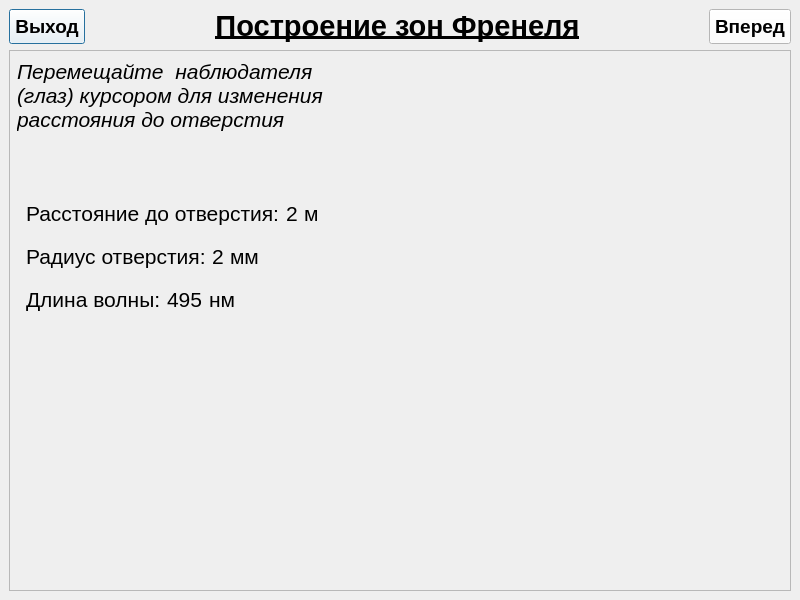
<?xml version="1.0" encoding="UTF-8"?>
<ui version="4.0">
 <class>IntroWindow</class>
 <widget class="QMainWindow" name="IntroWindow">
  <property name="geometry">
   <rect>
    <x>0</x>
    <y>0</y>
    <width>800</width>
    <height>600</height>
   </rect>
  </property>
  <property name="windowTitle">
   <string>MainWindow</string>
  </property>
  <widget class="QWidget" name="centralwidget">
   <layout class="QVBoxLayout" name="verticalLayout">
    <item>
     <widget class="QWidget" name="widget" native="true">
      <property name="sizePolicy">
       <sizepolicy hsizetype="Preferred" vsizetype="Fixed">
        <horstretch>0</horstretch>
        <verstretch>0</verstretch>
       </sizepolicy>
      </property>
      <layout class="QHBoxLayout" name="horizontalLayout_4">
       <property name="spacing">
        <number>0</number>
       </property>
       <property name="leftMargin">
        <number>0</number>
       </property>
       <property name="topMargin">
        <number>0</number>
       </property>
       <property name="rightMargin">
        <number>0</number>
       </property>
       <property name="bottomMargin">
        <number>0</number>
       </property>
       <item alignment="Qt::AlignLeft">
        <widget class="FontScalablePushButton" name="pushButton_Back">
         <property name="sizePolicy">
          <sizepolicy hsizetype="Preferred" vsizetype="Expanding">
           <horstretch>0</horstretch>
           <verstretch>0</verstretch>
          </sizepolicy>
         </property>
         <property name="minimumSize">
          <size>
           <width>0</width>
           <height>0</height>
          </size>
         </property>
         <property name="font">
          <font>
           <family>Arial</family>
           <pointsize>14</pointsize>
           <weight>75</weight>
           <bold>true</bold>
          </font>
         </property>
         <property name="styleSheet">
          <string notr="true">background-color:white;
padding-top:5%;
padding-bottom:5%;
padding-left:5%;
padding-right:5%</string>
         </property>
         <property name="text">
          <string>Выход</string>
         </property>
         <property name="autoDefault">
          <bool>false</bool>
         </property>
         <property name="default">
          <bool>true</bool>
         </property>
         <property name="flat">
          <bool>false</bool>
         </property>
        </widget>
       </item>
       <item>
        <spacer name="horizontalSpacer_2">
         <property name="orientation">
          <enum>Qt::Horizontal</enum>
         </property>
         <property name="sizeHint" stdset="0">
          <size>
           <width>40</width>
           <height>20</height>
          </size>
         </property>
        </spacer>
       </item>
       <item alignment="Qt::AlignHCenter|Qt::AlignVCenter">
        <widget class="FontScalableLabel" name="label">
         <property name="maximumSize">
          <size>
           <width>16777215</width>
           <height>50</height>
          </size>
         </property>
         <property name="font">
          <font>
           <family>Arial</family>
           <pointsize>22</pointsize>
           <weight>75</weight>
           <bold>true</bold>
           <underline>true</underline>
          </font>
         </property>
         <property name="text">
          <string>Построение зон Френеля</string>
         </property>
         <property name="alignment">
          <set>Qt::AlignCenter</set>
         </property>
        </widget>
       </item>
       <item>
        <spacer name="horizontalSpacer">
         <property name="orientation">
          <enum>Qt::Horizontal</enum>
         </property>
         <property name="sizeHint" stdset="0">
          <size>
           <width>40</width>
           <height>20</height>
          </size>
         </property>
        </spacer>
       </item>
       <item>
        <widget class="FontScalablePushButton" name="pushButton_Next">
         <property name="sizePolicy">
          <sizepolicy hsizetype="Preferred" vsizetype="Expanding">
           <horstretch>0</horstretch>
           <verstretch>0</verstretch>
          </sizepolicy>
         </property>
         <property name="minimumSize">
          <size>
           <width>0</width>
           <height>0</height>
          </size>
         </property>
         <property name="font">
          <font>
           <family>Arial</family>
           <pointsize>14</pointsize>
           <weight>75</weight>
           <bold>true</bold>
          </font>
         </property>
         <property name="styleSheet">
          <string notr="true">background-color:white;
padding-top:5%;
padding-bottom:5%;
padding-left:5%;
padding-right:5%</string>
         </property>
         <property name="text">
          <string>Вперед</string>
         </property>
         <property name="flat">
          <bool>false</bool>
         </property>
        </widget>
       </item>
      </layout>
     </widget>
    </item>
    <item>
     <widget class="QFrame" name="frame">
      <property name="frameShape">
       <enum>QFrame::StyledPanel</enum>
      </property>
      <property name="frameShadow">
       <enum>QFrame::Raised</enum>
      </property>
      <layout class="QGridLayout" name="gridLayout" columnstretch="1,2">
       <property name="leftMargin">
        <number>7</number>
       </property>
       <property name="topMargin">
        <number>8</number>
       </property>
       <property name="rightMargin">
        <number>0</number>
       </property>
       <property name="bottomMargin">
        <number>0</number>
       </property>
       <property name="spacing">
        <number>8</number>
       </property>
       <item row="2" column="0">
        <widget class="ZonesGraph" name="widget_zonesGraph" native="true"/>
       </item>
       <item row="0" column="1">
        <widget class="IntensityPlot" name="widget_intensityPlot" native="true"/>
       </item>
       <item row="0" column="0">
        <layout class="QVBoxLayout" name="verticalLayout_2">
         <property name="spacing">
          <number>0</number>
         </property>
         <property name="sizeConstraint">
          <enum>QLayout::SetDefaultConstraint</enum>
         </property>
         <item>
          <widget class="FontScalableLabel" name="label_2">
           <property name="font">
            <font>
             <family>Arial</family>
             <pointsize>16</pointsize>
             <weight>50</weight>
             <italic>true</italic>
             <bold>false</bold>
            </font>
           </property>
           <property name="text">
            <string>Перемещайте  наблюдателя (глаз) курсором для изменения расстояния до отверстия</string>
           </property>
           <property name="alignment">
            <set>Qt::AlignLeading|Qt::AlignLeft|Qt::AlignTop</set>
           </property>
           <property name="wordWrap">
            <bool>true</bool>
           </property>
          </widget>
         </item>
         <item>
          <widget class="QFrame" name="frame_6">
           <property name="sizePolicy">
            <sizepolicy hsizetype="Preferred" vsizetype="Fixed">
             <horstretch>0</horstretch>
             <verstretch>0</verstretch>
            </sizepolicy>
           </property>
           <property name="frameShape">
            <enum>QFrame::NoFrame</enum>
           </property>
           <property name="frameShadow">
            <enum>QFrame::Raised</enum>
           </property>
           <layout class="QHBoxLayout" name="horizontalLayout_7">
            <item>
             <widget class="FontScalableLabel" name="label_12">
              <property name="sizePolicy">
               <sizepolicy hsizetype="Fixed" vsizetype="Fixed">
                <horstretch>0</horstretch>
                <verstretch>0</verstretch>
               </sizepolicy>
              </property>
              <property name="font">
               <font>
                <family>Arial</family>
                <pointsize>16</pointsize>
               </font>
              </property>
              <property name="text">
               <string>Расстояние до отверстия:</string>
              </property>
             </widget>
            </item>
            <item>
             <widget class="FontScalableLabel" name="distance_label">
              <property name="sizePolicy">
               <sizepolicy hsizetype="Fixed" vsizetype="Fixed">
                <horstretch>0</horstretch>
                <verstretch>0</verstretch>
               </sizepolicy>
              </property>
              <property name="font">
               <font>
                <family>Arial</family>
                <pointsize>16</pointsize>
               </font>
              </property>
              <property name="text">
               <string>2</string>
              </property>
             </widget>
            </item>
            <item>
             <widget class="FontScalableLabel" name="label_13">
              <property name="sizePolicy">
               <sizepolicy hsizetype="Preferred" vsizetype="Fixed">
                <horstretch>0</horstretch>
                <verstretch>0</verstretch>
               </sizepolicy>
              </property>
              <property name="font">
               <font>
                <family>Arial</family>
                <pointsize>16</pointsize>
               </font>
              </property>
              <property name="text">
               <string>м</string>
              </property>
             </widget>
            </item>
           </layout>
          </widget>
         </item>
         <item>
          <widget class="QFrame" name="frame_3">
           <property name="sizePolicy">
            <sizepolicy hsizetype="Preferred" vsizetype="Fixed">
             <horstretch>0</horstretch>
             <verstretch>0</verstretch>
            </sizepolicy>
           </property>
           <property name="frameShape">
            <enum>QFrame::NoFrame</enum>
           </property>
           <property name="frameShadow">
            <enum>QFrame::Raised</enum>
           </property>
           <layout class="QHBoxLayout" name="horizontalLayout_3">
            <item>
             <widget class="FontScalableLabel" name="label_5">
              <property name="sizePolicy">
               <sizepolicy hsizetype="Fixed" vsizetype="Fixed">
                <horstretch>0</horstretch>
                <verstretch>0</verstretch>
               </sizepolicy>
              </property>
              <property name="font">
               <font>
                <family>Arial</family>
                <pointsize>16</pointsize>
               </font>
              </property>
              <property name="text">
               <string>Радиус отверстия:</string>
              </property>
             </widget>
            </item>
            <item>
             <widget class="FontScalableLabel" name="radius_label">
              <property name="sizePolicy">
               <sizepolicy hsizetype="Fixed" vsizetype="Fixed">
                <horstretch>0</horstretch>
                <verstretch>0</verstretch>
               </sizepolicy>
              </property>
              <property name="font">
               <font>
                <family>Arial</family>
                <pointsize>16</pointsize>
               </font>
              </property>
              <property name="text">
               <string>2</string>
              </property>
             </widget>
            </item>
            <item>
             <widget class="FontScalableLabel" name="label_6">
              <property name="sizePolicy">
               <sizepolicy hsizetype="Preferred" vsizetype="Fixed">
                <horstretch>0</horstretch>
                <verstretch>0</verstretch>
               </sizepolicy>
              </property>
              <property name="font">
               <font>
                <family>Arial</family>
                <pointsize>16</pointsize>
               </font>
              </property>
              <property name="text">
               <string>мм</string>
              </property>
             </widget>
            </item>
           </layout>
          </widget>
         </item>
         <item>
          <widget class="QFrame" name="frame_2">
           <property name="sizePolicy">
            <sizepolicy hsizetype="Preferred" vsizetype="Fixed">
             <horstretch>0</horstretch>
             <verstretch>0</verstretch>
            </sizepolicy>
           </property>
           <property name="frameShape">
            <enum>QFrame::NoFrame</enum>
           </property>
           <property name="frameShadow">
            <enum>QFrame::Raised</enum>
           </property>
           <layout class="QHBoxLayout" name="horizontalLayout_2">
            <item>
             <widget class="FontScalableLabel" name="label_3">
              <property name="sizePolicy">
               <sizepolicy hsizetype="Fixed" vsizetype="Fixed">
                <horstretch>0</horstretch>
                <verstretch>0</verstretch>
               </sizepolicy>
              </property>
              <property name="font">
               <font>
                <family>Arial</family>
                <pointsize>16</pointsize>
               </font>
              </property>
              <property name="text">
               <string>Длина волны:</string>
              </property>
             </widget>
            </item>
            <item>
             <widget class="FontScalableLabel" name="waveLength_label">
              <property name="sizePolicy">
               <sizepolicy hsizetype="Fixed" vsizetype="Fixed">
                <horstretch>0</horstretch>
                <verstretch>0</verstretch>
               </sizepolicy>
              </property>
              <property name="font">
               <font>
                <family>Arial</family>
                <pointsize>16</pointsize>
               </font>
              </property>
              <property name="text">
               <string>495</string>
              </property>
             </widget>
            </item>
            <item>
             <widget class="FontScalableLabel" name="label_4">
              <property name="sizePolicy">
               <sizepolicy hsizetype="Preferred" vsizetype="Fixed">
                <horstretch>0</horstretch>
                <verstretch>0</verstretch>
               </sizepolicy>
              </property>
              <property name="font">
               <font>
                <family>Arial</family>
                <pointsize>16</pointsize>
               </font>
              </property>
              <property name="text">
               <string>нм</string>
              </property>
             </widget>
            </item>
           </layout>
          </widget>
         </item>
        </layout>
       </item>
       <item row="2" column="1">
        <widget class="SchemeGraph" name="widget_schemeGraph" native="true"/>
       </item>
      </layout>
     </widget>
    </item>
   </layout>
  </widget>
 </widget>
 <customwidgets>
  <customwidget>
   <class>FontScalableLabel</class>
   <extends>QLabel</extends>
   <header>fontscalablelabel.h</header>
  </customwidget>
  <customwidget>
   <class>FontScalablePushButton</class>
   <extends>QPushButton</extends>
   <header>fontscalablepushbutton.h</header>
  </customwidget>
  <customwidget>
   <class>ZonesGraph</class>
   <extends>QWidget</extends>
   <header>zonesgraph.h</header>
   <container>1</container>
  </customwidget>
  <customwidget>
   <class>SchemeGraph</class>
   <extends>QWidget</extends>
   <header>schemegraph.h</header>
  </customwidget>
  <customwidget>
   <class>IntensityPlot</class>
   <extends>QWidget</extends>
   <header>intensityplot.h</header>
   <container>1</container>
  </customwidget>
 </customwidgets>
 <resources/>
 <connections/>
</ui>
